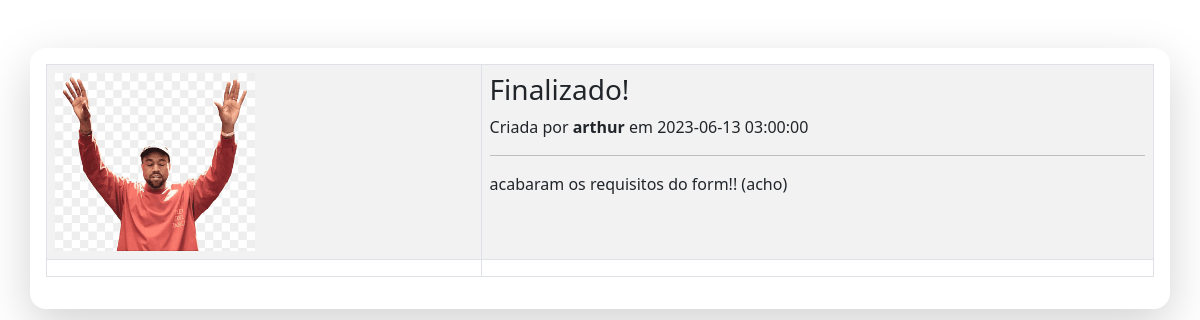
/cms/views/page.php?blog_codigo=26, run on the app's committed database.
### tables this page shows
CREATE TABLE IF NOT EXISTS `posts` (
  `blog_codigo` int(11) NOT NULL AUTO_INCREMENT,
  `blog_bloginfo_codigo` int(11) NOT NULL DEFAULT 0,
  `blog_blogimgs_codigo` int(11) NOT NULL DEFAULT 0,
  `blog_usuario_codigo` int(11) NOT NULL DEFAULT 0,
  PRIMARY KEY (`blog_codigo`),
  KEY `FK_blog_bloginfo` (`blog_bloginfo_codigo`),
  KEY `FK_blog_blogimgs` (`blog_blogimgs_codigo`),
  KEY `FK_blog_usuario` (`blog_usuario_codigo`),
  CONSTRAINT `FK_blog_blogimgs` FOREIGN KEY (`blog_blogimgs_codigo`) REFERENCES `imagens` (`id_imagem`),
  CONSTRAINT `FK_blog_bloginfo` FOREIGN KEY (`blog_bloginfo_codigo`) REFERENCES `bloginfo` (`bloginfo_codigo`),
  CONSTRAINT `FK_blog_usuario` FOREIGN KEY (`blog_usuario_codigo`) REFERENCES `usuario` (`usuario_codigo`)
);

CREATE TABLE IF NOT EXISTS `imagens` (
  `id_imagem` int(11) NOT NULL AUTO_INCREMENT,
  `nome_imagem` varchar(100) DEFAULT NULL,
  `nome_randomico_imagem` varchar(100) DEFAULT NULL,
  PRIMARY KEY (`id_imagem`)
);

CREATE TABLE IF NOT EXISTS `bloginfo` (
  `bloginfo_codigo` int(11) NOT NULL AUTO_INCREMENT,
  `bloginfo_titulo` varchar(250) DEFAULT NULL,
  `bloginfo_corpo` longtext DEFAULT NULL,
  `bloginfo_data` timestamp NULL DEFAULT NULL,
  PRIMARY KEY (`bloginfo_codigo`)
);

CREATE TABLE IF NOT EXISTS `usuario` (
  `usuario_codigo` int(11) NOT NULL AUTO_INCREMENT,
  `usuario_nome` varchar(250) NOT NULL DEFAULT '0',
  `usuario_email` varchar(250) NOT NULL DEFAULT '0',
  `usuario_senha` varchar(250) NOT NULL DEFAULT '0',
  PRIMARY KEY (`usuario_codigo`)
);

### cms/views/page.php (the view, shortened to what this page needs)
<?php
include("../models/conexao.php")
?>
<!DOCTYPE html>
<html lang="en">
<head>
    <link href="https://cdn.jsdelivr.net/npm/bootstrap@5.3.0-alpha3/dist/css/bootstrap.min.css" rel="stylesheet"
>
</head>
<body>
    <div class="container p-3 mt-5 rounded-4 shadow-lg">
    <table class="table table-bordered table-striped" width="800">
            <?php
            $varblogCodigo = $_GET["blog_codigo"];
            $query = mysqli_query($conexao, "SELECT * from posts INNER JOIN bloginfo ON blog_bloginfo_codigo = bloginfo_codigo
            INNER JOIN imagens on blog_blogimgs_codigo = id_imagem
            INNER JOIN usuario ON blog_usuario_codigo = usuario_codigo
            where blog_codigo = $varblogCodigo;");
            while ($exibe = mysqli_fetch_array($query)) {
                ?>
                <tr>
                    <td><img src="imgs/<?php echo $exibe[10] ?>" width="200px" alt=""></td>
                    <td>
                        <h3>
                            <?php echo $exibe[5] ?>
                        </h3>
                        Criada por <b>
                            <?php echo $exibe[12] ?>
                        </b> em
                        <?php echo $exibe[7] ?>
                        <hr>
                        <?php echo ($exibe[6])?>
                    </td>
                </tr>
                <tr>
                    <td></td>
                    <td></td>
                </tr>
            <?php } ?>
        </table>
    </div>
</body>
</html>

### data on the page
posts: blog_blogimgs_codigo.nome_randomico_imagem (picture), blog_bloginfo_codigo.bloginfo_titulo "Finalizado!", blog_usuario_codigo.usuario_nome "arthur", blog_bloginfo_codigo.bloginfo_data "2023-06-13 03:00:00", blog_bloginfo_codigo.bloginfo_corpo "acabaram os requisitos do form!! (acho)"
